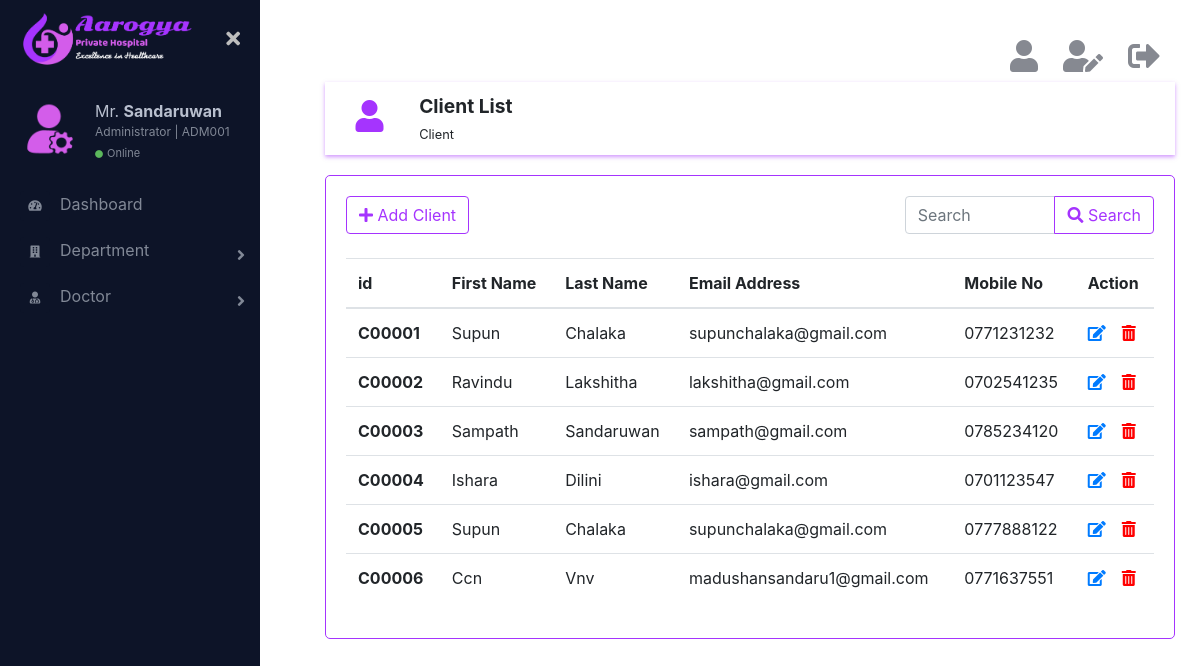
The page /html/clientList.php (signed in) on the database its author committed.
### tables this page shows
CREATE TABLE IF NOT EXISTS `client` (
  `id` char(6) NOT NULL,
  `firstName` varchar(20) NOT NULL,
  `lastName` varchar(20) NOT NULL,
  `email` varchar(100) NOT NULL,
  `mobile` char(10) NOT NULL,
  `is_deleted` int(11) NOT NULL,
  PRIMARY KEY (`id`)
);

### html/clientList.php (the view, shortened to what this page needs)
<?php
    require_once('../connection/connection.php');
?>
<!DOCTYPE html>
<html lang="en">
    <head>
        <link rel="stylesheet" href="../css/bootstrap.min.css">
        <link href="https://cdnjs.cloudflare.com/ajax/libs/font-awesome/5.10.0-11/css/all.css" rel="stylesheet">
        <link href="../css/main.css" rel="stylesheet">
    </head>
    <body>
        <div class="page-wrapper chiller-theme toggled">
            <?php
                require_once('sidebar.php');
            ?>
            <main class="page-content">
                <div class="container">
                    <?php
                        require_once('logoutbar.php');
                    ?>
                    <div class="row topic">
                        <div class="col-md-1 topic-logo">
                            <i class="fas fa-user fa-2x"></i>
                        </div>
                        <div class="col-md-11">
                            <span class="font-weight-bold"><big>Client List</big><br><small>Client</small></span>
                        </div>
                    </div>
                    <div class="row">
                        <div class="col-md-12 form">
                            <div class="row">
                                <div class="col-md-8">
                                    <a href="addClient.php" ><button type="button" class="btn btn-outline-primary"><i class="fas fa-plus"></i>  Add Client</button></a>
                                </div>
                                <div class="col-md-4">
                                    <form action="clientList.php" method="get">
                                        <div class="input-group">
                                            <input type="search" name="searchTxt" class="form-control" placeholder="Search">
                                            <div class="input-group-append">
                                                <button class="btn btn-outline-primary" type="submit" name="search"><i class="fas fa-search"></i> Search</button>
                                            </div>
                                        </div>
                                    </form>
                                </div>
                            </div>
                            <br>
                            <table class="table">
                              <thead>
                                  <tr>
                                      <th scope="col">id</th>
                                      <th scope="col">First Name</th>
                                      <th scope="col">Last Name</th>
                                      <th scope="col">Email Address</th>
                                      <th scope="col">Mobile No</th>
                                      <?php
                                        if($_SESSION['role'] == 'admin'){
                                            echo "<th scope='col'>Action</th>";
                                        }
                                    ?>
                                  </tr>
                              </thead>
                              <tbody>
                                  <?php
                                    if(isset($_GET['search'])){
                                        $search =  mysqli_real_escape_string($con,$_GET['searchTxt']);
                                        $query = "SELECT * FROM `client` WHERE `is_deleted` = 0 AND `id` LIKE '{$search}%' OR `firstName` LIKE '{$search}%' OR `lastName` LIKE '{$search}%' ORDER BY `id`";
                                    } else {
                                        $query = "SELECT * FROM `client` WHERE `is_deleted` = 0 ORDER BY `id`";
                                    }
                                    $result_set = mysqli_query($con,$query);
                                    if (mysqli_num_rows($result_set) >= 1) {
                                        while($clt = mysqli_fetch_assoc($result_set)){
                                            echo "<tr>";
                                            echo "<th scope='row'>".$clt['id']."</th>";
                                            echo "<td>".$clt['firstName']."</td>";
                                            echo "<td>".$clt['lastName']."</td>";
                                            echo "<td>".$clt['email']."</td>";
                                            echo "<td>".$clt['mobile']."</td>";
                                            if($_SESSION['role'] == 'admin'){
                                                echo "<td><a href=\"#\"><i class='fas fa-edit mr-3' data-toggle='tooltip' title='Edit'></i></a><a href='clientList.php?id={$clt['id']}' onclick=\"return confirm('Are you sure to delete this information ?');\"><i class='fas fa-trash-alt' data-toggle='tooltip' title='Delete' style='color:red;'></i></a></td>";
                                            }
                                            echo "</tr>";
                                        }
                                    } else {
                                        echo "<tr><td><h4 class='text-danger'>No records</h4></td></tr>";
                                    }
                                  ?>
                              </tbody>
                            </table>
                        </div>
                    </div>
                </div>
            </main>
        </div>
    </body>
</html>

### css/main.css (style rules this page uses)
.page-wrapper .sidebar-wrapper, .sidebar-wrapper .sidebar-brand > a, .sidebar-wrapper .sidebar-dropdown > a:after, .sidebar-wrapper .sidebar-menu .sidebar-dropdown .sidebar-submenu li a:before, .sidebar-wrapper ul li a i, .page-wrapper .page-content, .sidebar-wrapper .sidebar-search input.search-menu, .sidebar-wrapper .sidebar-search .input-group-text, .sidebar-wrapper .sidebar-menu ul li a, #show-sidebar, #close-sidebar { -webkit-transition: all 0.3s ease; -moz-transition: all 0.3s ease; -ms-transition: all 0.3s ease; -o-transition: all 0.3s ease; transition: all 0.3s ease; }
.page-wrapper { height: 100vh; }
@media screen and (min-width: 700px) { .page-wrapper.toggled .page-content { padding-left: 300px; } }
.page-wrapper .page-content { display: inline-block; width: 100%; padding-left: 0px; padding-top: 20px; }
.page-wrapper .page-content > div { padding: 20px 40px; }
.page-wrapper .page-content { overflow-x: hidden; }
.topic { box-shadow: 0 2px 4px rgba(165, 52, 254, 0.5); padding: 10px; }
.topic-logo { display: inline-block; text-align: center; color: rgb(165, 52, 254); margin-top: 8px; }
.form { margin-top: 20px; border: 1px solid rgb(165, 52, 254); border-radius: 5px; padding: 20px; }

### rows shown on the page
client: id "C00001", firstName "Supun", lastName "Chalaka", email "supunchalaka@gmail.com", mobile "0771231232"
client: id "C00002", firstName "Ravindu", lastName "Lakshitha", email "lakshitha@gmail.com", mobile "0702541235"
client: id "C00003", firstName "Sampath", lastName "Sandaruwan", email "sampath@gmail.com", mobile "0785234120"
client: id "C00004", firstName "Ishara", lastName "Dilini", email "ishara@gmail.com", mobile "0701123547"
client: id "C00005", firstName "Supun", lastName "Chalaka", email "supunchalaka@gmail.com", mobile "0777888122"
client: id "C00006", firstName "Ccn", lastName "Vnv", email "madushansandaru1@gmail.com", mobile "0771637551"

### other values the page prints
$_SESSION['lastName'] "Sandaruwan"
$_SESSION['id'] "ADM001"
